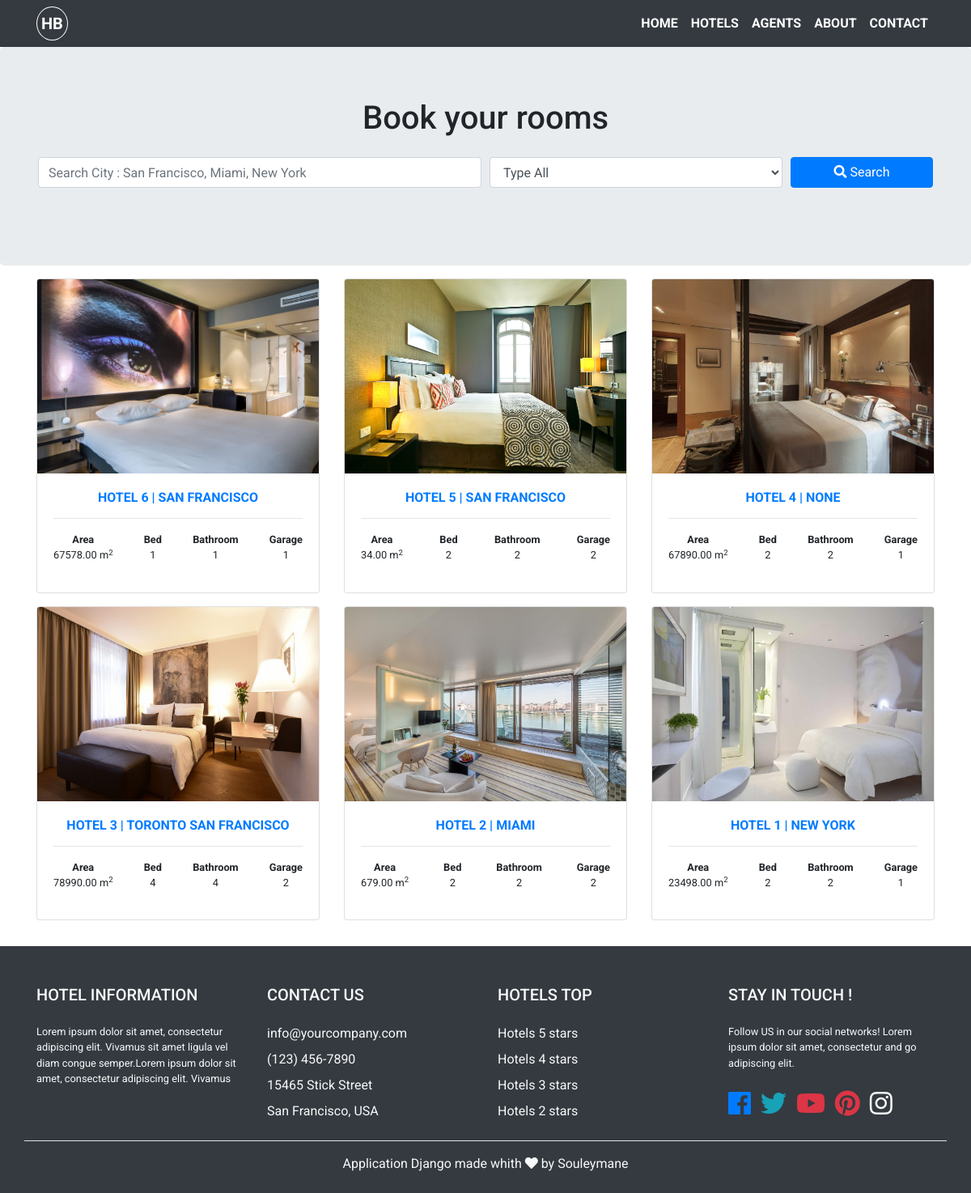
The app's page /search/ with its own data.
### hotel/models.py (models this page shows, shortened)
class Hotel(models.Model):
    name = models.CharField(max_length=200)
    type = models.CharField(choices=type, max_length=50)
    price = models.PositiveIntegerField()
    area = models.DecimalField(max_digits=8, decimal_places=2)
    bedroom = models.PositiveIntegerField()
    bathroom = models.PositiveIntegerField()
    garage = models.PositiveIntegerField()
    category = models.ForeignKey(Category, on_delete=models.CASCADE)
    location = models.CharField(max_length=100, blank=True, null=True)
    description = models.TextField(blank=True, null=True)
    photo_main = models.ImageField(upload_to="photos")
    photo_1 = models.ImageField(upload_to="photos", blank=True, null=True)
    photo_2 = models.ImageField(upload_to="photos", blank=True, null=True)
    photo_3 = models.ImageField(upload_to="photos", blank=True, null=True)
    photo_4 = models.ImageField(upload_to="photos", blank=True, null=True)
    photo_5 = models.ImageField(upload_to="photos", blank=True, null=True)
    photo_6 = models.ImageField(upload_to="photos", blank=True, null=True)
    created = models.DateTimeField(auto_now_add=True)
    updated = models.DateTimeField(auto_now=True)

### hotel/views.py (the view)
# urls.py: path('search/', views.search, name="search"),
def search(request):
    queryset_hotel = Hotel.objects.order_by('-created')
    if 'location' in request.GET:
        location = request.GET['location']
        if location:
            queryset_hotel = queryset_hotel.filter(location__icontains=location)
    if 'type_choice' in request.GET:
        type_choice = request.GET['type_choice']
        if type:
            queryset_hotel = queryset_hotel.filter(location__icontains=type_choice)
    context = {'type': type, 'hotels': queryset_hotel}
    return render(request, "hotel/search.html", context)

### hotel/templates/hotel/search.html
{% extends 'layout/base.html' %}
{% block content %}
    {% include 'partials/module_search.html' %}
   <section class="my-3">
        <div class="container">
            <div class="row">
                {% if hotels %}
                {% for hotel in hotels %}
                <div class="col-lg-4 mb-3">
                    <div class="card">
                        <a href="{% url 'hotel:hotel-detail' hotel.id %}"><img src="{{ hotel.photo_main.url }}" class="card-img-top" width="100%" height="240"></a>
                        <div class="card-body text-center">
                            <h1 class="h6 text-center font-weight-bold text-uppercase"><a href="{% url 'hotel:hotel-detail' hotel.id %}">{{ hotel.name }} | {{ hotel.location }}</a></h1>
                           <hr>
                            <ul class="list-inline d-flex justify-content-between">
                                <li class="list-inline-item small"><strong>Area</strong><br/>{{ hotel.area }} m<sup>2</sup></li>
                                <li class="list-inline-item small"><strong>Bed</strong><br/>{{ hotel.bedroom }}</li>
                                <li class="list-inline-item small"><strong>Bathroom</strong><br/>{{ hotel.bedroom }}</li>
                                <li class="list-inline-item small"><strong>Garage</strong><br/>{{ hotel.garage }}</li>
                            </ul>
                        </div>
                    </div>
                </div>
                {% endfor %}
                {% else %}
                <div class="col-lg-12 text-center mb-4">
                    <p class="display-3 text-center py-3">No Room Free</p>
                    <button class="btn btn-primary btn-lg">Contact us</button>
                </div>
                {% endif %}
            </div>
        </div>
    </section>
{% endblock content %}

### pages/static/css/style.css (style rules this page uses)
body { background: #fff; font-family: 'Roboto', sans-serif; }

### records on screen
Hotel: photo_main (picture), name "HOTEL 6", location "SAN FRANCISCO", area "67578.00", bedroom "1", garage "1"
Hotel: photo_main (picture), name "HOTEL 5", location "SAN FRANCISCO", area "34.00", bedroom "2", garage "2"
Hotel: photo_main (picture), name "HOTEL 4", location "NONE", area "67890.00", bedroom "2", garage "1"
Hotel: photo_main (picture), name "HOTEL 3", location "TORONTO SAN FRANCISCO", area "78990.00", bedroom "4", garage "2"
Hotel: photo_main (picture), name "HOTEL 2", location "MIAMI", area "679.00", bedroom "2", garage "2"
Hotel: photo_main (picture), name "HOTEL 1", location "NEW YORK", area "23498.00", bedroom "2", garage "1"
